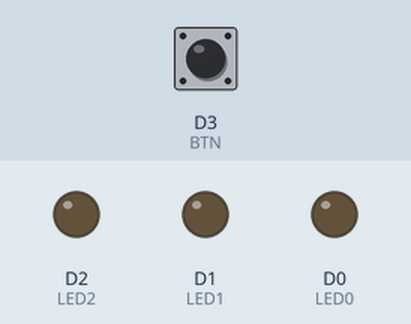
A sketch run on a simulated ESP8266 (NodeMCU). Parts: output pins drawn as LEDs (lit = HIGH). Dashed ring = blinking. The inputs (shaded band) are chosen by the test bench; at power-on: D3 (BTN) HIGH.

Above: at 1.2 s.
1.3 s: D3 (BTN) pulled LOW for 1 s
At 2.6 s:
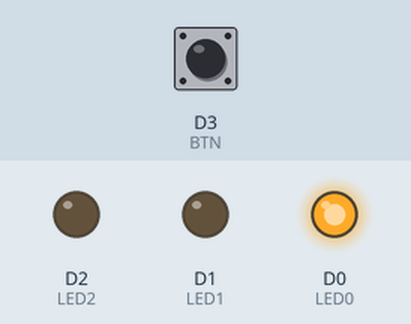
3.8 s: D3 (BTN) pulled LOW for 0.15 s
At 5.0 s:
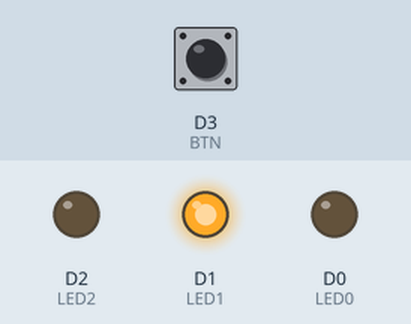
5.4 s: D3 (BTN) pulled LOW for 3.2 s
At 5.5 s:
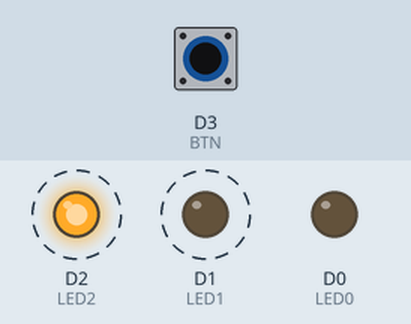
Timing chart, 0 to 9.9 s (numbered marks = the images above; inputs shaded):
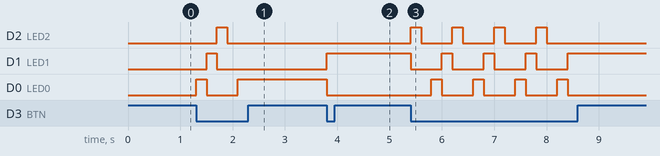

The sketch:

1.3.ino
```cpp
/* 3 ЧАСТЬ ЗАДАНИЯ: Светодиоды подключенные к пинам D0, D1, D2 загораются по очереди.
Смена очереди происходит при нажатии на кнопку подключенную к пину D3 (Модель светофора);*/
#define BTN D3
#define LED0 D0
#define LED1 D1
#define LED2 D2

uint8_t CurrentLED = 0;

void setup() {
  // put your setup code here, to run once:
  pinMode(LED0, OUTPUT);
  pinMode(LED1, OUTPUT);
  pinMode(LED2, OUTPUT);
  pinMode(BTN, INPUT_PULLUP);

}

void loop() {
  // put your main code here, to run repeatedly:
  if (digitalRead(BTN) == LOW) {
    if (CurrentLED == 0)
    {
      digitalWrite(LED0, 1);
      digitalWrite(LED1, 0);
      digitalWrite(LED2, 0);
      CurrentLED = 1;
    }
    else {
      if (CurrentLED == 1)
      {
        digitalWrite(LED0, 0);
        digitalWrite(LED1, 1);
        digitalWrite(LED2, 0);
        CurrentLED = 2;
      }
      else {
        if (CurrentLED == 2)
        {
          digitalWrite(LED0, 0);
          digitalWrite(LED1, 0);
          digitalWrite(LED2, 1);
          CurrentLED = 3;
        }
        else
        {
          digitalWrite(LED0, 0);
          digitalWrite(LED1, 0);
          digitalWrite(LED2, 0);
          CurrentLED = 0;
        }
      }
    }

    delay(200);
  }
}
```

Measured:
- after the input at 1.3 s, D2 (LED2): LOW → HIGH after 0.40 s, → LOW 0.20 s later; D1 (LED1): LOW → HIGH after 0.20 s, → LOW 0.20 s later; D0 (LED0): LOW → HIGH at once, → LOW 0.20 s later, → HIGH 0.60 s later
- after the input at 3.8 s, D1 (LED1): LOW → HIGH at once; D0 (LED0): HIGH → LOW at once
- after the input at 5.4 s, D2 (LED2): alternates HIGH for 0.20 s and LOW for 0.60 s, 8 changes in all, then stays LOW, starting at once; D1 (LED1): alternates HIGH for 0.20 s and LOW for 0.60 s, 8 changes in all, then stays HIGH, starting at once
